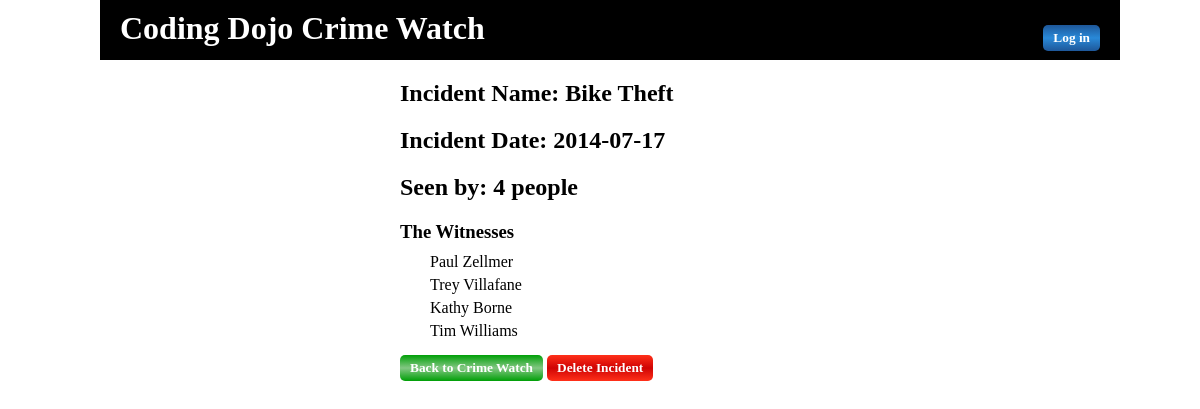
The app's page /incident_report.php?incident_id=4 (signed in) with its own data.
### tables this page shows
CREATE TABLE `incidents` (
  `id` int(11) NOT NULL AUTO_INCREMENT,
  `name` varchar(45) DEFAULT NULL,
  `created_on` date DEFAULT NULL,
  `updated_on` datetime DEFAULT NULL,
  `creator_id` int(11) DEFAULT NULL,
  PRIMARY KEY (`id`),
  KEY `creator_idx` (`creator_id`)
);

CREATE TABLE `user_seen_incident` (
  `users_id` int(11) NOT NULL,
  `incidents_id` int(11) NOT NULL,
  PRIMARY KEY (`users_id`,`incidents_id`),
  KEY `fk_user_seen_incident_users_idx` (`users_id`),
  KEY `fk_user_seen_incident_incidents1_idx` (`incidents_id`)
);

CREATE TABLE `users` (
  `id` int(11) NOT NULL AUTO_INCREMENT,
  `first_name` varchar(45) DEFAULT NULL,
  `last_name` varchar(45) DEFAULT NULL,
  `email` varchar(45) DEFAULT NULL,
  `password` varchar(45) DEFAULT NULL,
  `created_on` datetime DEFAULT NULL,
  `updated_on` datetime DEFAULT NULL,
  PRIMARY KEY (`id`)
);

### new-connection.php (called while the page is built, shortened)
<?php
$connection = new mysqli(DB_HOST, DB_USER, DB_PASS, DB_DATABASE);
function fetch_all($query)
{
	$data = array();
	global $connection;
	$result = $connection->query($query);
	while($row = mysqli_fetch_assoc($result))
	{
		$data[] = $row;
	}
	return $data;
}
function fetch_record($query)
{
	global $connection;
	$result = $connection->query($query);
	return mysqli_fetch_assoc($result);
}
?>

### incident_report.php (the view, shortened to what this page needs)
<?php
    include 'new-connection.php';
    if (isset($_SESSION['userid'])) {
        $userid = $_SESSION['userid'];
        $query = "SELECT * FROM users WHERE id ='" . $userid . "'";
        $userinfo = fetch_record($query);
        $first = $userinfo['first_name'];
    } else {
        header('location: logoff.php');
    }
?>
<!DOCTYPE HTML>
<html>
<head>
    <link rel="stylesheet" type="text/css" href="css.css">
</head>
<body>
<div id="container">
    <div id="wrapper">
        <div id="title">
        <h1>Coding Dojo Crime Watch</h1>
            <div id="user">
                <?php
                    if(isset($user)){
                        echo "<h6>Welcome " . $first . "!  </h6>";
                        echo "<a href='logoff.php' class='button blue'>Log off</a>";
                    }else{
                        echo "<a href='index.php' class='button blue'>Log in</a>";
                    }
                ?>
            </div>
        </div>
        <div id="body">
            <div id="report">
            <?php
                $query = "SELECT * FROM incidents WHERE id=" . $_GET['incident_id'];
                $query2 = "SELECT * FROM user_seen_incident JOIN users ON user_seen_incident.users_id=users.id WHERE user_seen_incident.incidents_id=" . $_GET['incident_id'];
                $incident = fetch_record($query);
                $witnesses = fetch_all($query2);
            ?>
            <h2>Incident Name: <?php echo $incident["name"]; ?></h4>
            <h2>Incident Date: <?php echo $incident["created_on"]; ?></h4>
            <h2>Seen by: <?php echo count($witnesses); ?> people</h4>
            <h3>The Witnesses</h3>
                <?php
                    foreach($witnesses as $witness){
                        echo "<p>" . $witness['first_name'] . " " . $witness['last_name'] . "</p>";
                    }
                ?>
                <a href="crime_dashboard.php" class="button green">Back to Crime Watch</a> <a href="delete.php?incident_id=<?php echo $_GET['incident_id']; ?>" class="button red">Delete Incident</a>
            </div>
        </div>
    </div>
</div>
</body>
</html>

### css.css (style rules this page uses)
* { margin: 0; padding: 0; }
.button { border: 0px; display: inline-block; border-radius: 5px; margin: 10px 0px; padding: 5px 10px; text-align: center; font-size: 10pt; font-weight: bolder; text-decoration: none; color: #FFFFFF; }
.blue { background: linear-gradient(#1e5799,#2989d8,#1e5799); }
.green { background: linear-gradient(#009f07,#83c783,#009f07); }
.red { background: linear-gradient(#ff3019,#cf0404,#ff3019); }
#container { position: fixed; top: 0px; right: 0px; left: 0px; bottom: 0px; overflow: scroll; }
#wrapper { position: relative; width: 1000px; margin: 0px auto; }
#title { position:relative; vertical-align: top; width: 1000px; height: 40px; padding: 10px 10px; background-color: #000000; color: #FFFFFF; }
#title h1 { height: 40px; margin-left: 10px; }
#user { display: inline-block; position: absolute; right: 0px; top: 0px; height: 30px; width: 200px; vertical-align: top; text-align: right; margin: 5px 10px; padding: 10px; }
#report { width:400px; margin: 20px auto; }
#report h2 { margin: 20px 0; }
#report h3 { margin: 10px 0; }
#report p { margin: 5px 0; text-indent: 30px; }

### records on screen
incidents: name "Bike Theft", created_on "2014-07-17"
user_seen_incident: users.first_name "Paul", users.last_name "Zellmer"
user_seen_incident: users.first_name "Trey", users.last_name "Villafane"
user_seen_incident: users.first_name "Kathy", users.last_name "Borne"
user_seen_incident: users.first_name "Tim", users.last_name "Williams"

### other values on screen
count($witnesses) "4"
